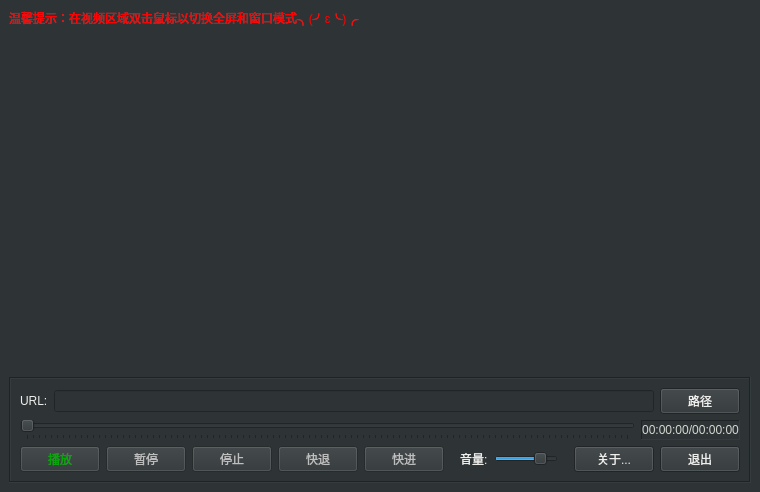
<?xml version="1.0" encoding="UTF-8"?>
<ui version="4.0">
 <class>MainWindow</class>
 <widget class="QMainWindow" name="MainWindow">
  <property name="geometry">
   <rect>
    <x>0</x>
    <y>0</y>
    <width>760</width>
    <height>492</height>
   </rect>
  </property>
  <property name="windowTitle">
   <string>基于Qt 和vlc的流媒体播放器</string>
  </property>
  <property name="windowIcon">
   <iconset resource="QtPlayer.qrc">
    <normaloff>:/images/QtMedia.ico</normaloff>:/images/QtMedia.ico</iconset>
  </property>
  <property name="toolTip">
   <string>基于Qt 和vlc的流媒体播放器</string>
  </property>
  <property name="styleSheet">
   <string notr="true">background-color: rgb(46, 52, 54);
</string>
  </property>
  <widget class="QWidget" name="widgetCentral">
   <layout class="QVBoxLayout" name="layoutCentral">
    <item>
     <widget class="QLabel" name="labFullscreen">
      <property name="toolTip">
       <string>全屏</string>
      </property>
      <property name="styleSheet">
       <string notr="true">color:red</string>
      </property>
      <property name="frameShape">
       <enum>QFrame::NoFrame</enum>
      </property>
      <property name="frameShadow">
       <enum>QFrame::Plain</enum>
      </property>
      <property name="text">
       <string>温馨提示：在视频区域双击鼠标以切换全屏和窗口模式╮(╯ɛ╰)╭</string>
      </property>
     </widget>
    </item>
    <item>
     <widget class="QFrame" name="frmScreen">
      <property name="enabled">
       <bool>true</bool>
      </property>
      <property name="sizePolicy">
       <sizepolicy hsizetype="Preferred" vsizetype="Expanding">
        <horstretch>0</horstretch>
        <verstretch>0</verstretch>
       </sizepolicy>
      </property>
      <property name="minimumSize">
       <size>
        <width>0</width>
        <height>0</height>
       </size>
      </property>
      <property name="mouseTracking">
       <bool>false</bool>
      </property>
      <property name="toolTip">
       <string>视频</string>
      </property>
      <property name="toolTipDuration">
       <number>-1</number>
      </property>
      <property name="frameShape">
       <enum>QFrame::NoFrame</enum>
      </property>
      <property name="frameShadow">
       <enum>QFrame::Raised</enum>
      </property>
      <property name="lineWidth">
       <number>2</number>
      </property>
      <layout class="QGridLayout" name="layoutScreen">
       <property name="leftMargin">
        <number>0</number>
       </property>
       <property name="topMargin">
        <number>0</number>
       </property>
       <property name="rightMargin">
        <number>0</number>
       </property>
       <property name="bottomMargin">
        <number>0</number>
       </property>
       <property name="spacing">
        <number>0</number>
       </property>
       <item row="0" column="0">
        <widget class="QFrame" name="frmVideo">
         <property name="enabled">
          <bool>true</bool>
         </property>
         <property name="sizePolicy">
          <sizepolicy hsizetype="Expanding" vsizetype="Expanding">
           <horstretch>0</horstretch>
           <verstretch>0</verstretch>
          </sizepolicy>
         </property>
         <property name="minimumSize">
          <size>
           <width>0</width>
           <height>64</height>
          </size>
         </property>
         <property name="mouseTracking">
          <bool>false</bool>
         </property>
         <property name="toolTip">
          <string/>
         </property>
         <property name="autoFillBackground">
          <bool>false</bool>
         </property>
         <property name="styleSheet">
          <string notr="true">border-image: url(:/images/QtPlayer.jpg);</string>
         </property>
         <property name="frameShape">
          <enum>QFrame::NoFrame</enum>
         </property>
         <property name="frameShadow">
          <enum>QFrame::Plain</enum>
         </property>
         <property name="lineWidth">
          <number>0</number>
         </property>
        </widget>
       </item>
      </layout>
     </widget>
    </item>
    <item>
     <widget class="QFrame" name="frmControl">
      <property name="toolTip">
       <string>控制</string>
      </property>
      <property name="accessibleName">
       <string/>
      </property>
      <property name="styleSheet">
       <string notr="true"/>
      </property>
      <property name="frameShape">
       <enum>QFrame::Box</enum>
      </property>
      <property name="frameShadow">
       <enum>QFrame::Sunken</enum>
      </property>
      <layout class="QVBoxLayout" name="layoutControl">
       <item>
        <layout class="QHBoxLayout" name="layoutURL">
         <property name="spacing">
          <number>6</number>
         </property>
         <property name="sizeConstraint">
          <enum>QLayout::SetDefaultConstraint</enum>
         </property>
         <item>
          <widget class="QLabel" name="labURL">
           <property name="sizePolicy">
            <sizepolicy hsizetype="Minimum" vsizetype="Preferred">
             <horstretch>0</horstretch>
             <verstretch>0</verstretch>
            </sizepolicy>
           </property>
           <property name="toolTip">
            <string>URL</string>
           </property>
           <property name="styleSheet">
            <string notr="true">color: rgb(238, 238, 236);</string>
           </property>
           <property name="text">
            <string>URL:</string>
           </property>
          </widget>
         </item>
         <item>
          <widget class="QLineEdit" name="editURL">
           <property name="enabled">
            <bool>false</bool>
           </property>
           <property name="sizePolicy">
            <sizepolicy hsizetype="Expanding" vsizetype="Fixed">
             <horstretch>0</horstretch>
             <verstretch>0</verstretch>
            </sizepolicy>
           </property>
           <property name="toolTip">
            <string>URL</string>
           </property>
           <property name="autoFillBackground">
            <bool>false</bool>
           </property>
           <property name="styleSheet">
            <string notr="true">color: rgb(238, 238, 236);

</string>
           </property>
           <property name="cursorPosition">
            <number>0</number>
           </property>
           <property name="readOnly">
            <bool>false</bool>
           </property>
          </widget>
         </item>
         <item>
          <widget class="QPushButton" name="btnDirectoy">
           <property name="sizePolicy">
            <sizepolicy hsizetype="Minimum" vsizetype="Fixed">
             <horstretch>0</horstretch>
             <verstretch>0</verstretch>
            </sizepolicy>
           </property>
           <property name="styleSheet">
            <string notr="true">color: rgb(238, 238, 236);</string>
           </property>
           <property name="text">
            <string>路径</string>
           </property>
          </widget>
         </item>
        </layout>
       </item>
       <item>
        <layout class="QHBoxLayout" name="layoutProgress">
         <item>
          <widget class="QSlider" name="sliderProgress">
           <property name="enabled">
            <bool>false</bool>
           </property>
           <property name="toolTip">
            <string>进度</string>
           </property>
           <property name="styleSheet">
            <string notr="true">color: rgb(0, 170, 0);</string>
           </property>
           <property name="maximum">
            <number>10000</number>
           </property>
           <property name="pageStep">
            <number>100</number>
           </property>
           <property name="orientation">
            <enum>Qt::Horizontal</enum>
           </property>
           <property name="tickPosition">
            <enum>QSlider::TicksBelow</enum>
           </property>
           <property name="tickInterval">
            <number>100</number>
           </property>
          </widget>
         </item>
         <item>
          <widget class="QLabel" name="labProgress">
           <property name="toolTip">
            <string>进度</string>
           </property>
           <property name="styleSheet">
            <string notr="true">color: rgb(211, 215, 207);</string>
           </property>
           <property name="frameShape">
            <enum>QFrame::Panel</enum>
           </property>
           <property name="frameShadow">
            <enum>QFrame::Sunken</enum>
           </property>
           <property name="text">
            <string>&lt;html&gt;&lt;head/&gt;&lt;body&gt;&lt;p&gt;00:00:00/00:00:00&lt;/p&gt;&lt;/body&gt;&lt;/html&gt;</string>
           </property>
           <property name="alignment">
            <set>Qt::AlignCenter</set>
           </property>
           <property name="margin">
            <number>1</number>
           </property>
          </widget>
         </item>
        </layout>
       </item>
       <item>
        <layout class="QHBoxLayout" name="layoutButtons">
         <item>
          <widget class="QPushButton" name="btnPlay">
           <property name="enabled">
            <bool>false</bool>
           </property>
           <property name="toolTip">
            <string>播放</string>
           </property>
           <property name="styleSheet">
            <string notr="true">color: rgb(0, 170, 0);</string>
           </property>
           <property name="text">
            <string>播放</string>
           </property>
           <property name="icon">
            <iconset resource="QtPlayer.qrc">
             <normaloff>:/images/Play.ico</normaloff>:/images/Play.ico</iconset>
           </property>
           <property name="flat">
            <bool>false</bool>
           </property>
          </widget>
         </item>
         <item>
          <widget class="QPushButton" name="btnPause">
           <property name="enabled">
            <bool>false</bool>
           </property>
           <property name="toolTip">
            <string>暂停</string>
           </property>
           <property name="text">
            <string>暂停</string>
           </property>
           <property name="icon">
            <iconset resource="QtPlayer.qrc">
             <normaloff>:/images/Pause.ico</normaloff>:/images/Pause.ico</iconset>
           </property>
          </widget>
         </item>
         <item>
          <widget class="QPushButton" name="btnStop">
           <property name="enabled">
            <bool>false</bool>
           </property>
           <property name="toolTip">
            <string>停止</string>
           </property>
           <property name="text">
            <string>停止</string>
           </property>
           <property name="icon">
            <iconset resource="QtPlayer.qrc">
             <normaloff>:/images/Stop.ico</normaloff>:/images/Stop.ico</iconset>
           </property>
          </widget>
         </item>
         <item>
          <widget class="QPushButton" name="btnFastBackward">
           <property name="enabled">
            <bool>false</bool>
           </property>
           <property name="toolTip">
            <string>快退</string>
           </property>
           <property name="text">
            <string>快退</string>
           </property>
           <property name="icon">
            <iconset resource="QtPlayer.qrc">
             <normaloff>:/images/FastBackward.ico</normaloff>:/images/FastBackward.ico</iconset>
           </property>
          </widget>
         </item>
         <item>
          <widget class="QPushButton" name="btnFastForward">
           <property name="enabled">
            <bool>false</bool>
           </property>
           <property name="toolTip">
            <string>快进</string>
           </property>
           <property name="text">
            <string>快进</string>
           </property>
           <property name="icon">
            <iconset resource="QtPlayer.qrc">
             <normaloff>:/images/FastForward.ico</normaloff>:/images/FastForward.ico</iconset>
           </property>
          </widget>
         </item>
         <item>
          <spacer name="spacerVolume">
           <property name="orientation">
            <enum>Qt::Horizontal</enum>
           </property>
           <property name="sizeHint" stdset="0">
            <size>
             <width>40</width>
             <height>20</height>
            </size>
           </property>
          </spacer>
         </item>
         <item>
          <widget class="QLabel" name="labVolume">
           <property name="toolTip">
            <string>音量</string>
           </property>
           <property name="styleSheet">
            <string notr="true">color: rgb(238, 238, 236);</string>
           </property>
           <property name="text">
            <string>音量:</string>
           </property>
          </widget>
         </item>
         <item>
          <widget class="QSlider" name="sliderVolume">
           <property name="enabled">
            <bool>true</bool>
           </property>
           <property name="minimumSize">
            <size>
             <width>64</width>
             <height>0</height>
            </size>
           </property>
           <property name="mouseTracking">
            <bool>false</bool>
           </property>
           <property name="toolTip">
            <string>音量</string>
           </property>
           <property name="maximum">
            <number>100</number>
           </property>
           <property name="value">
            <number>80</number>
           </property>
           <property name="orientation">
            <enum>Qt::Horizontal</enum>
           </property>
           <property name="invertedAppearance">
            <bool>false</bool>
           </property>
           <property name="invertedControls">
            <bool>false</bool>
           </property>
           <property name="tickPosition">
            <enum>QSlider::NoTicks</enum>
           </property>
           <property name="tickInterval">
            <number>10</number>
           </property>
          </widget>
         </item>
         <item>
          <spacer name="spacerAbout">
           <property name="orientation">
            <enum>Qt::Horizontal</enum>
           </property>
           <property name="sizeHint" stdset="0">
            <size>
             <width>40</width>
             <height>20</height>
            </size>
           </property>
          </spacer>
         </item>
         <item>
          <widget class="QPushButton" name="btnAbout">
           <property name="enabled">
            <bool>true</bool>
           </property>
           <property name="toolTip">
            <string>关于</string>
           </property>
           <property name="styleSheet">
            <string notr="true">color: rgb(238, 238, 236);</string>
           </property>
           <property name="text">
            <string>关于...</string>
           </property>
           <property name="icon">
            <iconset resource="QtPlayer.qrc">
             <normaloff>:/images/About.ico</normaloff>:/images/About.ico</iconset>
           </property>
          </widget>
         </item>
         <item>
          <widget class="QPushButton" name="btnQuit">
           <property name="enabled">
            <bool>true</bool>
           </property>
           <property name="toolTip">
            <string>退出</string>
           </property>
           <property name="styleSheet">
            <string notr="true">color: rgb(238, 238, 236);</string>
           </property>
           <property name="text">
            <string>退出</string>
           </property>
           <property name="icon">
            <iconset resource="QtPlayer.qrc">
             <normaloff>:/images/Quit.ico</normaloff>:/images/Quit.ico</iconset>
           </property>
          </widget>
         </item>
        </layout>
       </item>
      </layout>
     </widget>
    </item>
   </layout>
  </widget>
 </widget>
 <resources>
  <include location="QtPlayer.qrc"/>
 </resources>
 <connections/>
</ui>
